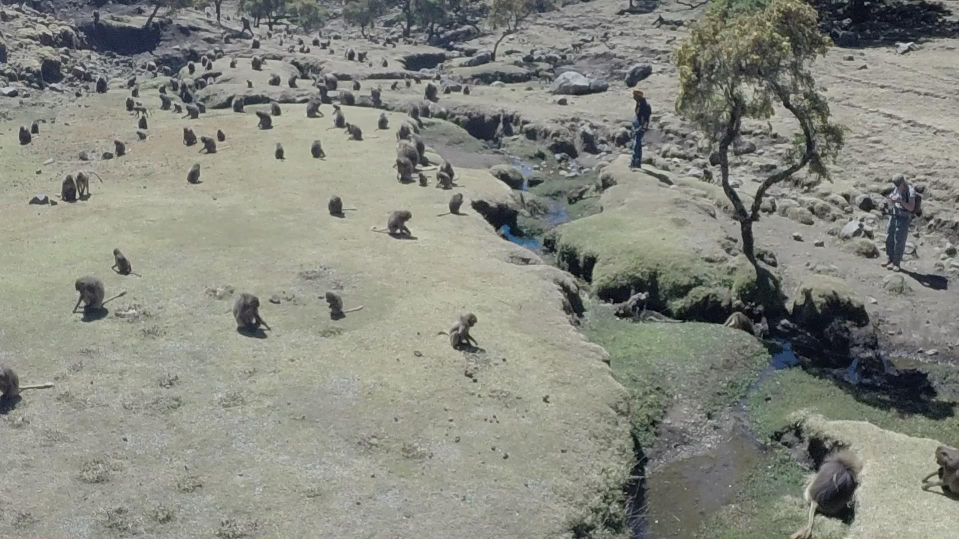
#> input picture blob-tracking/test.jpg, 1917 x 1078 px, given in place of monkey3.mkv, which was not available (shown at 1/2 size)
$ python track_monkeys.py
#> lines starting #> are read from the running program, lines starting #| are printed output that depends on the picture; after the words box and inside, x2 and y2 are one past the last pixel; in counts of white or black regions, pixels touching at a corner belong together; pictures that were not available may be replaced by others from this repository, and a replacement may not be noted
import numpy as np
import cv2
import time
import matplotlib.pyplot as plt
import matplotlib.cm as cm
import copy
cap = cv2.VideoCapture('monkey3.mkv')

# params for ShiTomasi corner detection
feature_params = dict( maxCorners = 100,
                       qualityLevel = 0.3,
                       minDistance = 7,
                       blockSize = 7 )

# Parameters for lucas kanade optical flow
lk_params = dict( winSize  = (15,15),
                  maxLevel = 2,
                  criteria = (cv2.TERM_CRITERIA_EPS | cv2.TERM_CRITERIA_COUNT, 10, 0.03))

# Create some random colors
color = np.random.randint(0,255,(100,3))

# Take first frame and find corners in it
ret, old_frame = cap.read()
#> old_frame is the input picture: shape (1078, 1917, 3); mean B, G, R 127.4, 136.3, 134.4

frame_gray = cv2.cvtColor(old_frame, cv2.COLOR_BGR2GRAY)
sigma = 1.5
ksize = (int(4*sigma+1),int(4*sigma+1))
im_s = cv2.GaussianBlur(frame_gray, ksize, sigma)

kx,ky = cv2.getDerivKernels(1,1,3)
kx = np.transpose(kx/2)
ky = ky/2
im_dx = cv2.filter2D(im_s,-1,kx)
im_dy = cv2.filter2D(im_s,-1,ky)
im_gm = np.sqrt( im_dx**2 + im_dy**2)   # gradient magnitude
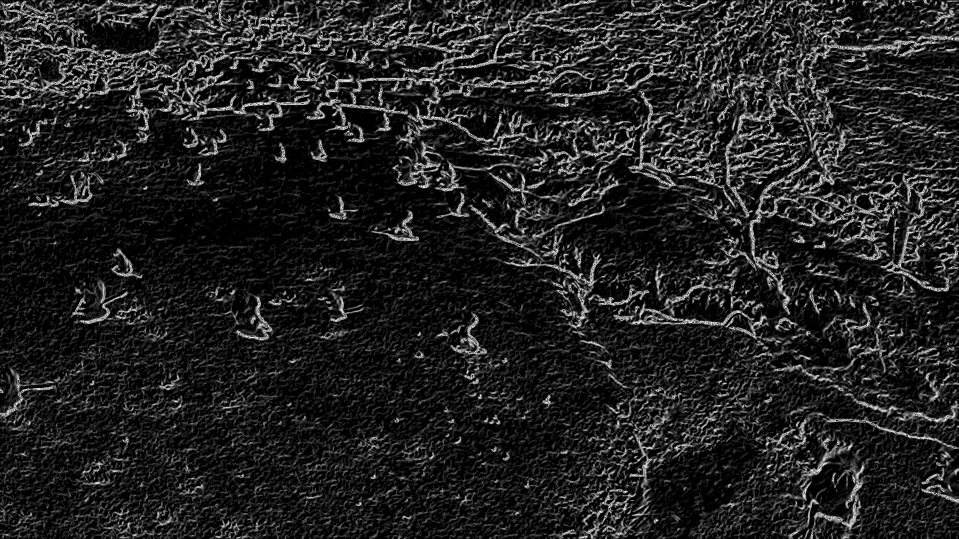
#> im_gm: shape (1078, 1917) float16 (shown at 1/2 size); min 0, max 15.91, mean 2.14; drawn with min black and max white

im_gm_int = im_gm.astype(np.uint8)
gradients = np.sort(im_gm_int, axis=None)[::-1]   # This flattens before sorting and then reverses the order

index1 = int(0.2 * len(gradients))
#> index1 = 413305
rv,im_thresh1 = cv2.threshold(im_gm_int, 120, 255., cv2.THRESH_TRUNC)

kernel = np.ones((5,5),np.uint8)
# closed = cv2.morphologyEx(im_thresh1, cv2.MORPH_CLOSE, kernel)
old_gray = cv2.morphologyEx(im_thresh1, cv2.MORPH_OPEN, kernel)
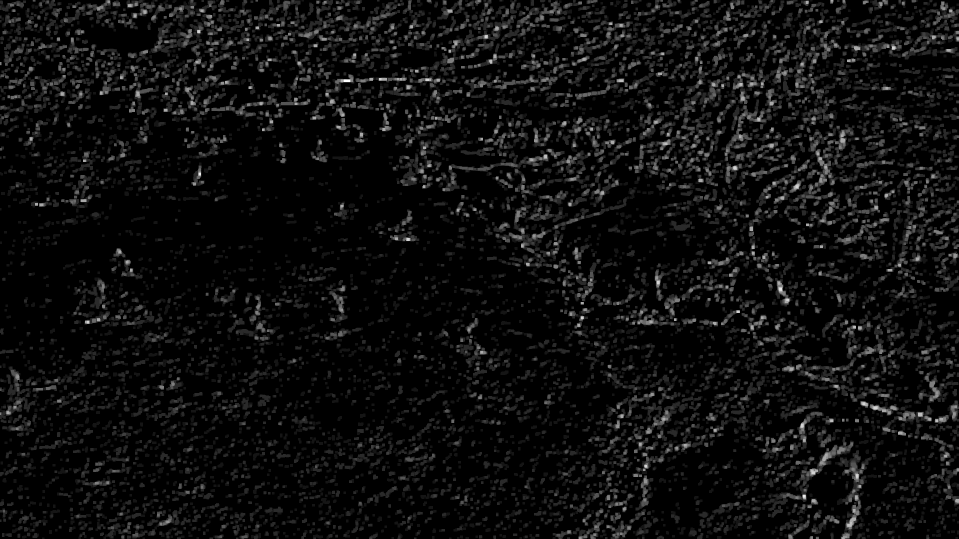
#> old_gray: shape (1078, 1917) (shown at 1/2 size); min 0, max 12, mean 0.684; drawn with min black and max white
# plt.imshow(old_gray, cmap = cm.Greys_r)
# plt.show()
p0 = cv2.goodFeaturesToTrack(old_gray, mask = None, **feature_params)
#> p0 = 100 rows, first 8: [1350, 639], [1608, 991], [526, 259], [1709, 654], [1480, 623], [73, 408], [1614, 449], [963, 278]
frame2 = copy.copy(old_frame)
for i, pt in enumerate(p0):
	a,b = pt[0]
	cv2.circle(frame2,(a,b),5,color[i].tolist(),-1)
#> this loop made 100 passes
#> (a, b) on passes 1 to 12: (1350, 639), (1608, 991), (526, 259), (1709, 654), (1480, 623), (73, 408), (1614, 449), (963, 278), (176, 644), (1164, 634), (1664, 841), (871, 236)
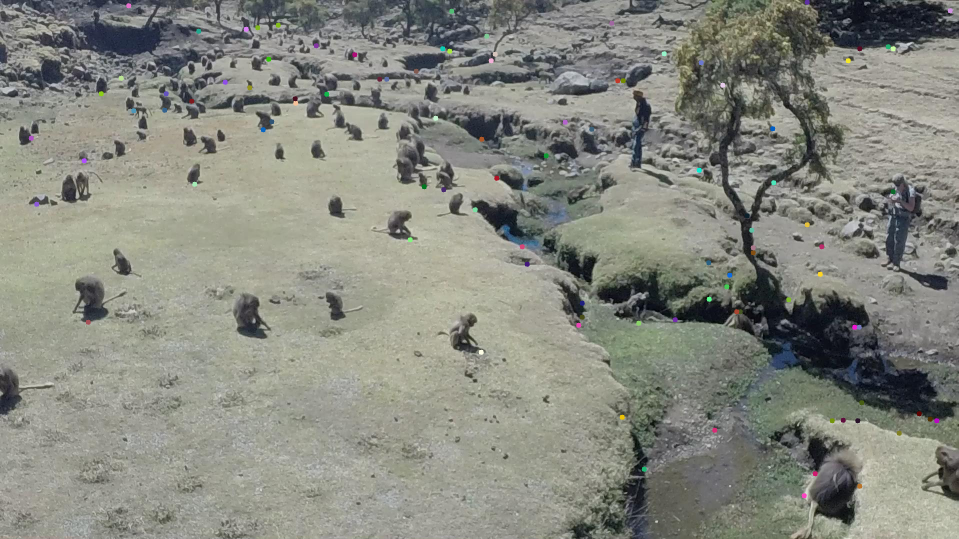
#> frame2: shape (1078, 1917, 3) (shown at 1/2 size); 0.39% of pixels changed, all inside (x1, y1, x2, y2) = (57, 0, 1906, 997)
frame2 = cv2.resize(frame2, (0,0), fx=.5, fy=.5)
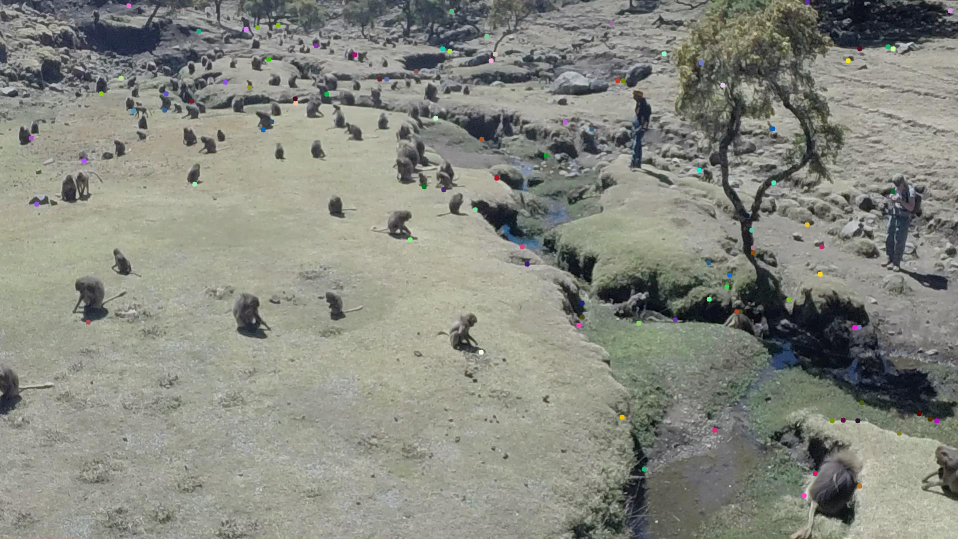
#> frame2: shape (539, 958, 3); mean B, G, R 127.6, 136.5, 134.6
# cv2.imshow('found keypoints', frame2)
# cv2.waitKey(0)

# Create rectangles based on these points
rectangles = []
for pt in p0:
	pt1 = (pt[0][0] - 40 , pt[0][1] - 40)
	rectangles.append((int(pt1[0]), int(pt1[1]), 80, 80))
#> this loop made 100 passes
#> (pt, pt1) on passes 1 to 12: ([[1350, 639]], (1310, 599)), ([[1608, 991]], (1568, 951)), ([[526, 259]], (486, 219)), ([[1709, 654]], (1669, 614)), ([[1480, 623]], (1440, 583)), ([[73, 408]], (33, 368)), ([[1614, 449]], (1574, 409)), ([[963, 278]], (923, 238)), ([[176, 644]], (136, 604)), ([[1164, 634]], (1124, 594)), ([[1664, 841]], (1624, 801)), ([[871, 236]], (831, 196))
#> after the loop, rectangles = 100 items, first 6: (1310, 599, 80, 80), (1568, 951, 80, 80), (486, 219, 80, 80), (1669, 614, 80, 80), (1440, 583, 80, 80), (33, 368, 80, 80)

roi_list = []
test_frame = copy.copy(old_frame)
for rect in rectangles:
	c, r, w, h = rect
	roi = old_frame[r:r+h, c:c+w]
#> (the run stopped early here; a loop or call above may not have finished)
